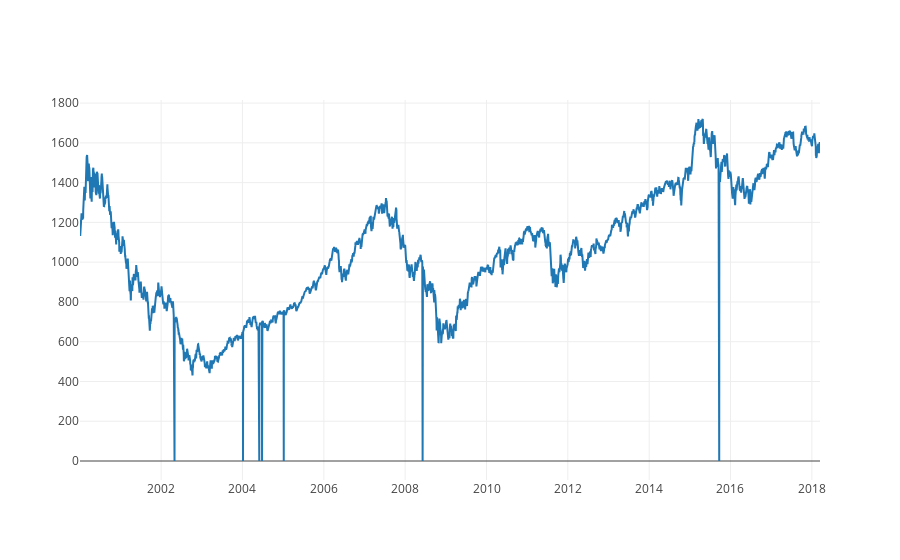

Notebook code cell kept with this figure:
### Code cell
df = [Scatter(x=data['Date'], y=data['Closing price'])]
init_notebook_mode(connected=True)
iplot(df)

### Figure 1 — Plotly figure (JSON) as saved in the notebook; plotly's stock layout.template omitted (floating-point values rounded to 4 significant figures; data arrays with more than 128 entries replaced by an {"elided": "..."} marker saying what was removed)
{"data": [{"type": "scatter", "x": {"elided": "4580 str values"}, "y": {"elided": "4580 str values"}}], "layout": {}}
